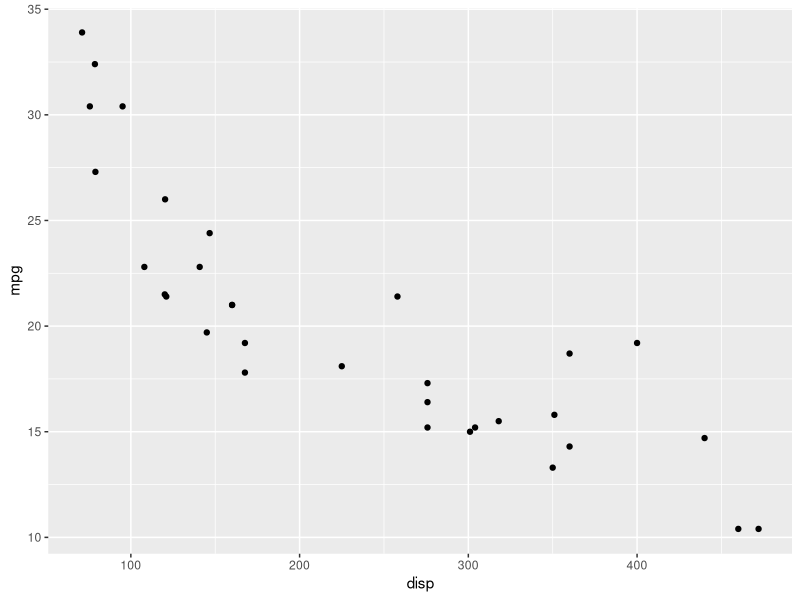
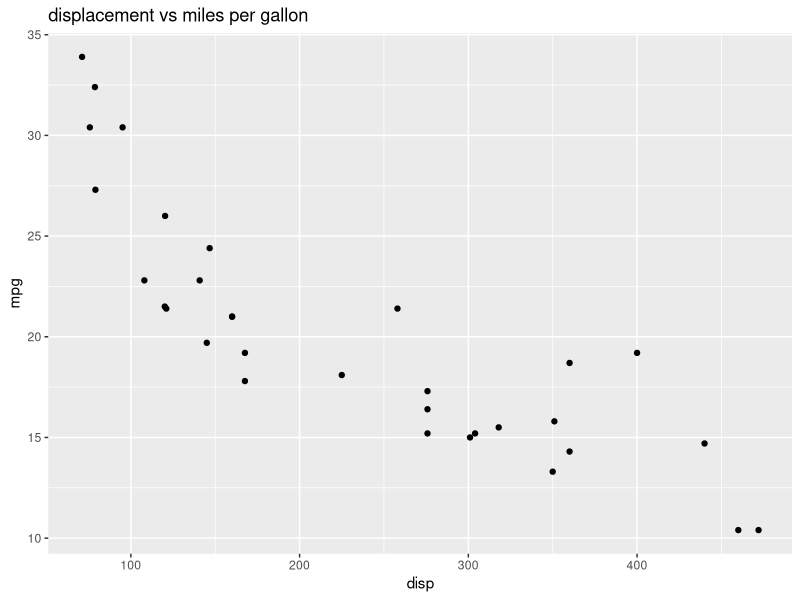
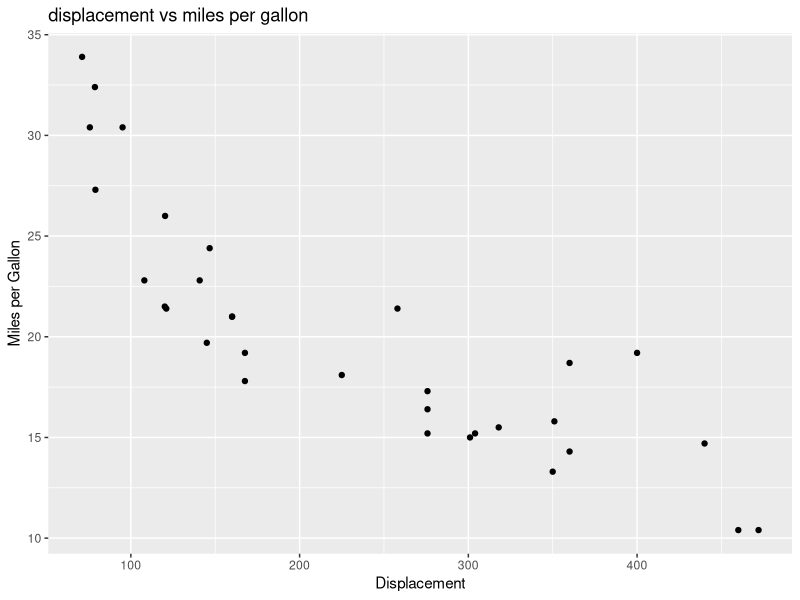
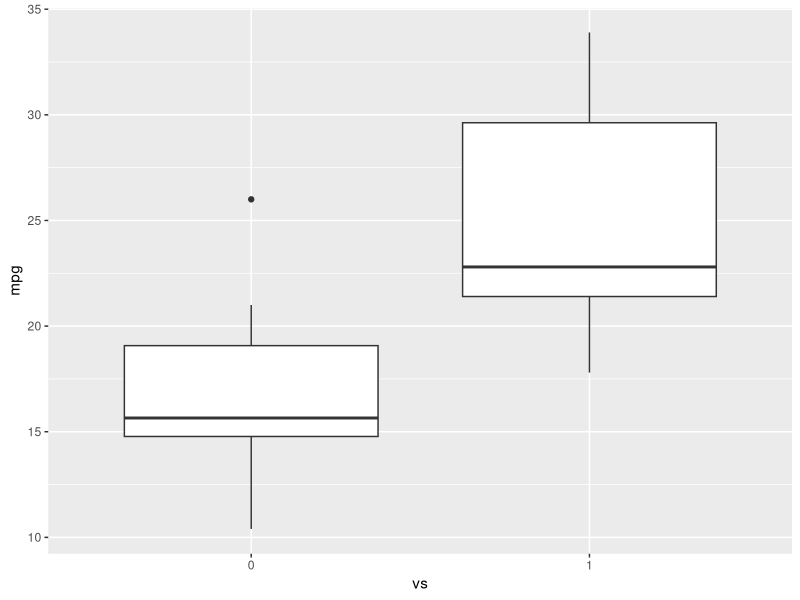
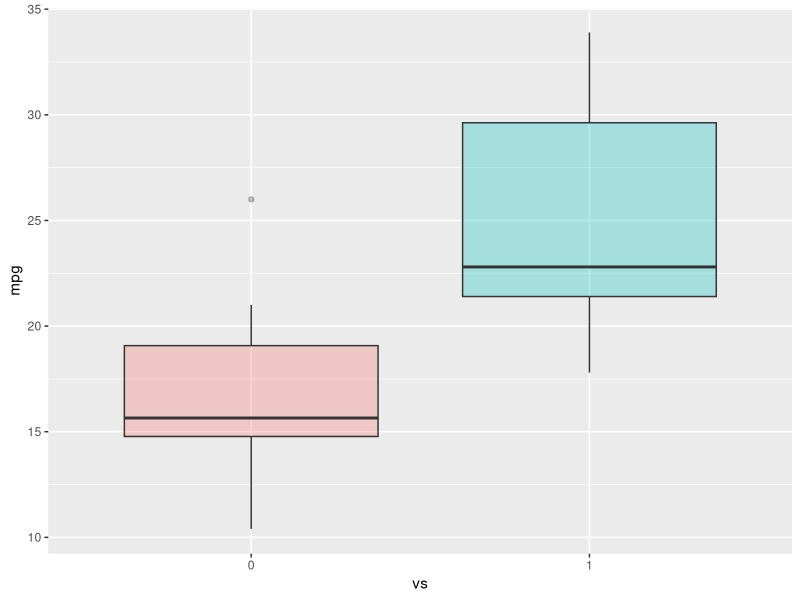
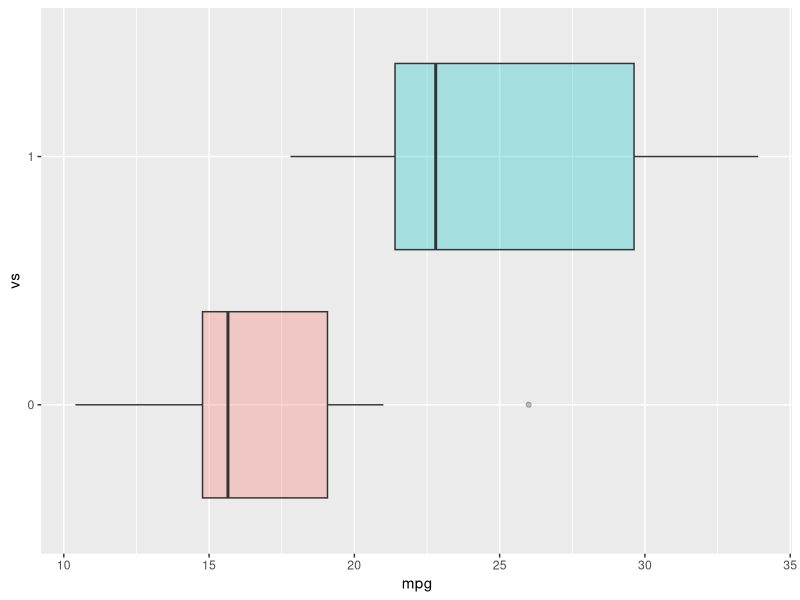
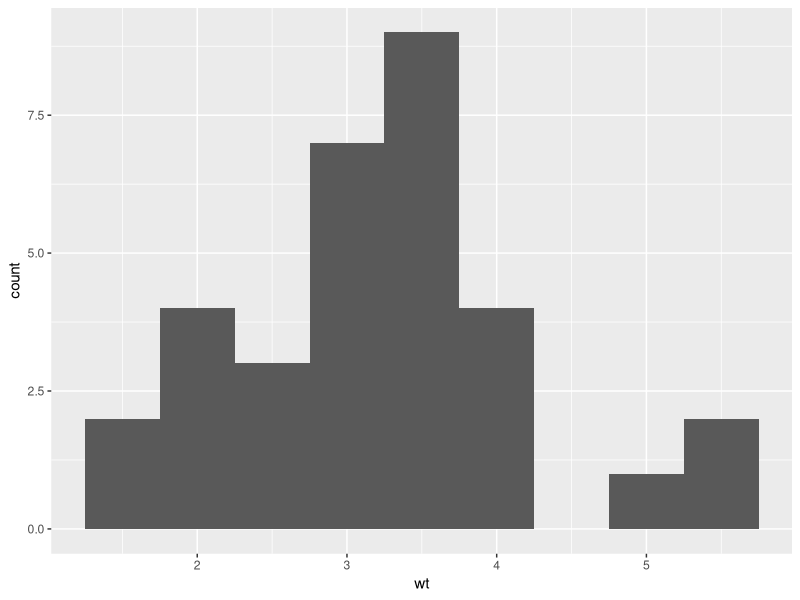
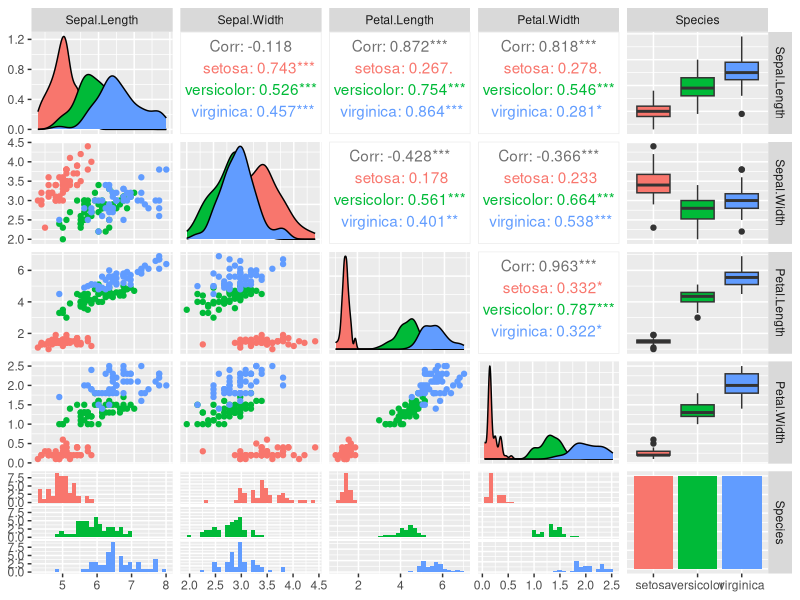

Reproduce these figures in R, in order.
library(datasets)
data("iris")
View(iris)

unique(iris$Species)

library(datasets)
# Load Data
data(mtcars)
# View first 5 rows
head(mtcars, 5)

#load ggplot package
library(ggplot2)
# create a scatterplot of displacement (disp) and miles per gallon (mpg)
ggplot(aes(x=disp,y=mpg,),data=mtcars)+geom_point()


# Add a title
ggplot(aes(x=disp,y=mpg,),data=mtcars)+geom_point()+ggtitle("displacement vs miles per gallon")

# change axis name
ggplot(aes(x=disp,y=mpg,),data=mtcars)+geom_point()+ggtitle("displacement vs miles per gallon") + labs(x = "Displacement", y = "Miles per Gallon")




# Use the following to create a boxplot of the the distribution of mpg for the individual Engine types vs Engine (0 = V-shaped, 1 = straight)
# To do this you have to make vs a string or factor.

#make vs a factor
mtcars$vs <- as.factor(mtcars$vs)
# create boxplot of the distribution for v-shaped and straight Engine
ggplot(aes(x=vs, y=mpg), data = mtcars) + geom_boxplot()

# Add color to the boxplots to help differentiate:
ggplot(aes(x=vs, y=mpg, fill = vs), data = mtcars) + geom_boxplot(alpha=0.3) + theme(legend.position="none") 
ggplot(aes(x=mpg, y=vs, fill = vs), data = mtcars) + geom_boxplot(alpha=0.3) + theme(legend.position="none") 


# Finally, let us create the histogram of weight wt.
ggplot(aes(x=wt),data=mtcars) + geom_histogram(binwidth=0.5)


library(GGally)
ggpairs(iris, mapping=ggplot2::aes(colour = Species))

